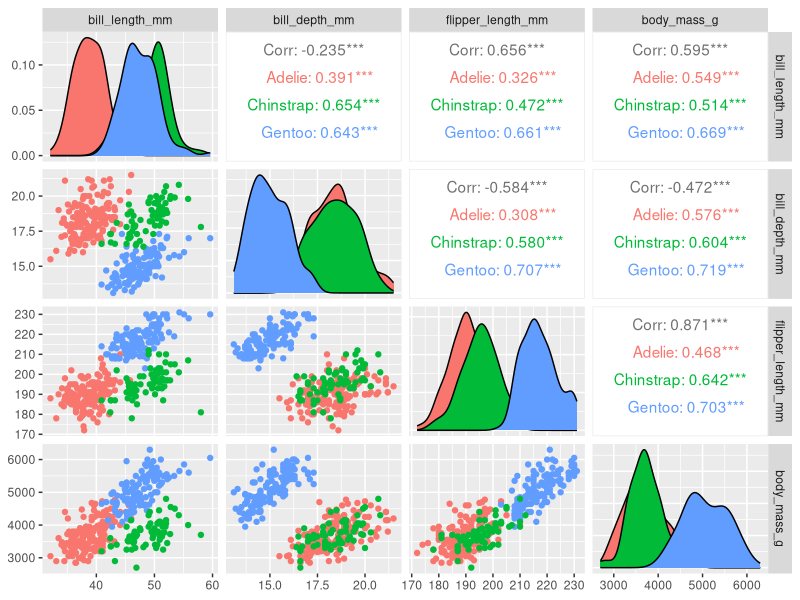
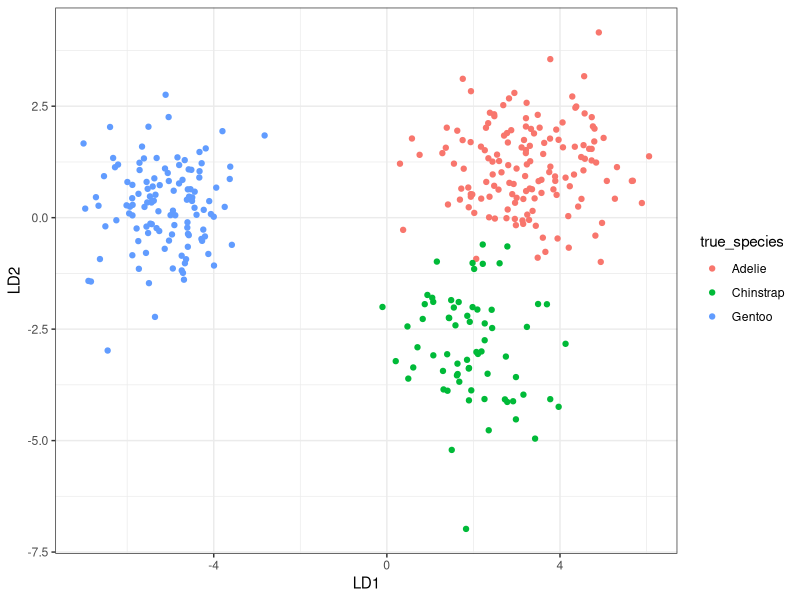
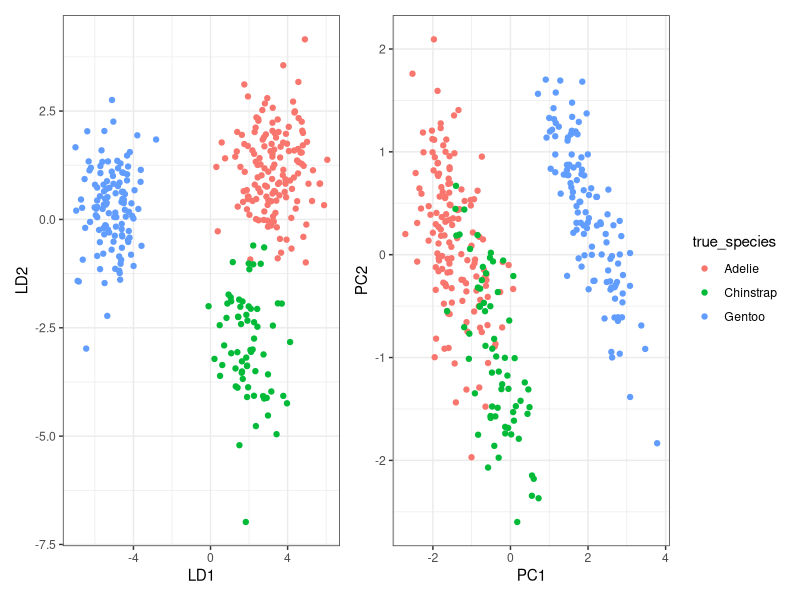
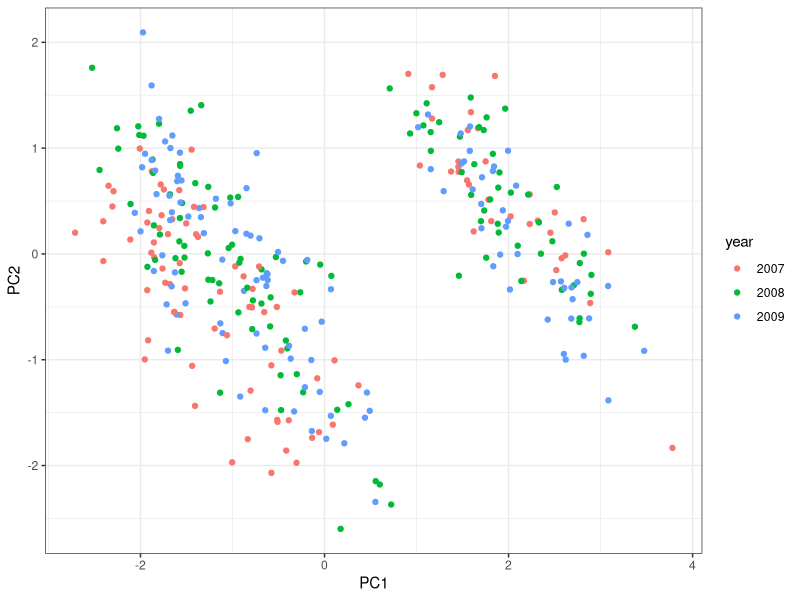
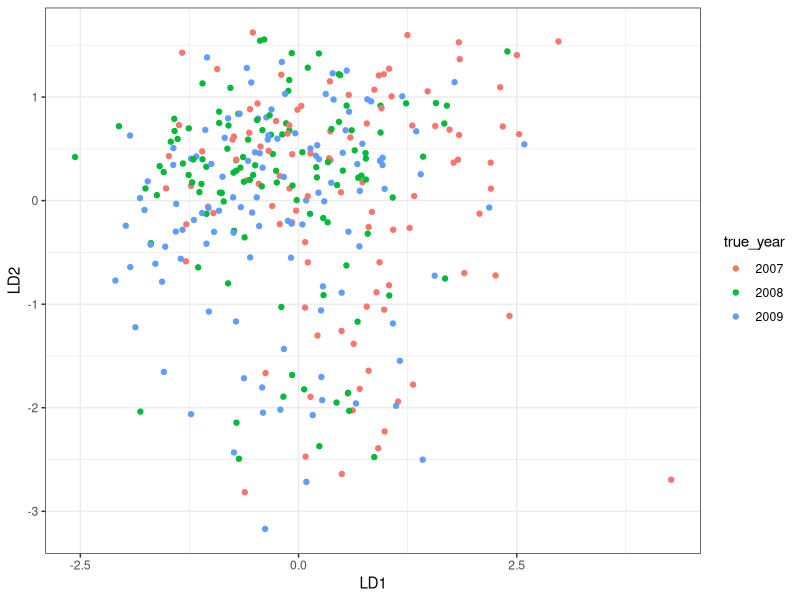
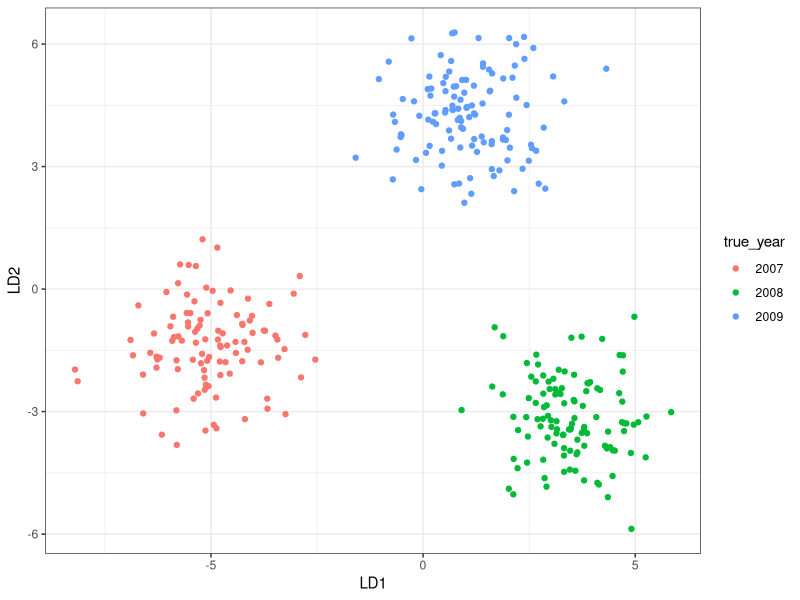
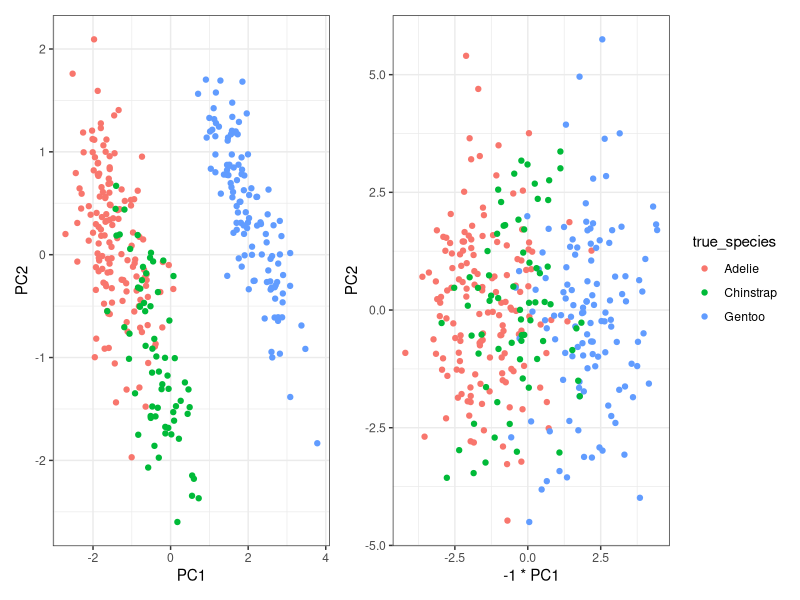

Source code (R) for these figures, in order:
## ---- chunk 1
knitr::opts_chunk$set(echo = TRUE)
## ---- chunk 2
library(tidyverse)
library(palmerpenguins)
library(GGally)
library(MASS)
library(patchwork)
## ---- chunk 3
glimpse(penguins)
summary(penguins)
## ---- chunk 4
penguins %>%
  group_by(species, island, year) %>%
  summarise(count = n(), .groups = "drop") %>%
  pivot_wider(names_from = c("species"), 
              values_from = "count")
## ---- chunk 5
penguins %>%
  group_by(species, sex) %>%
  summarise(count = n(), .groups = "drop")
## ---- chunk 6
penguins %>%
  dplyr::select(species, bill_length_mm:body_mass_g) %>%
ggpairs(aes(col = species), columns = 2:5)
## ---- chunk 7
my_dat <- penguins %>%
  mutate(year = factor(year)) %>%
  mutate(across(where(is.numeric), scale)) %>%
  na.omit()
## ---- chunk 8
lda1 <- lda(species ~ bill_length_mm + 
                      bill_depth_mm + 
                      flipper_length_mm + 
                      body_mass_g, 
              data = my_dat)
## ---- chunk 9
glimpse(lda1)
## ---- chunk 10
lda1$scaling
## ---- chunk 11
lda1_output <- predict(lda1)$x %>%
            as_tibble() %>%
            mutate(pred_species = predict(lda1)$class,
                   true_species = my_dat$species)
## ---- chunk 12
with(lda1_output,table(pred_species, true_species))
## ---- chunk 13
plot_lda1 <- lda1_output %>%
  ggplot(aes(LD1, LD2, col = true_species)) +
  geom_point()+
  theme_bw()

plot_lda1
## ---- chunk 14
pca1_dat <- my_dat %>%
  dplyr::select(bill_length_mm:body_mass_g)

pca1 <- prcomp(pca1_dat, scale = TRUE)

pca1_scores <- pca1$x %>%
  as_tibble() %>%
  mutate(true_species = my_dat$species)
## ---- chunk 15
plot_pca1 <- pca1_scores %>%
  ggplot(aes(PC1, PC2, colour = true_species))+
  geom_point()+
  theme_bw()
## ---- chunk 16
plot_both <- plot_lda1 + plot_pca1
plot_both + plot_layout(guides = "collect")
## ---- chunk 17
pca1_scores %>%
  mutate(year = my_dat$year) %>%
  ggplot(aes(PC1, PC2, col=year))+
  geom_point() +
  theme_bw()
## ---- chunk 18
Noise <- matrix(rnorm(333000),333,1000) %>%
          as_tibble()

my_dat2 <- bind_cols(my_dat, Noise)
## ---- chunk 19
lda1_year <- lda(year ~ ., data = my_dat %>% dplyr::select(-c(species,island,sex)))
## ---- chunk 20
lda1_year_output <- predict(lda1_year)$x %>%
            as_tibble() %>%
            mutate(true_year = factor(my_dat2$year))
## ---- chunk 21
lda1_year_output %>%
  ggplot(aes(LD1, LD2, col=true_year))+
  geom_point()+
  theme_bw()
## ---- chunk 22
lda2_year <- lda(year ~ ., data = my_dat2 %>% dplyr::select(year,V1:V300))
## ---- chunk 23
lda2_year_output <- predict(lda2_year)$x %>%
            as_tibble() %>%
            mutate(true_year = my_dat$year,
                   pred_year = predict(lda2_year)$class)
## ---- chunk 24
lda2_year_output %>%
  ggplot(aes(LD1, LD2, col=true_year))+
  geom_point()+
  theme_bw()
## ---- chunk 25
with(lda2_year_output,table(pred_year, true_year))
## ---- chunk 26
pca3_dat <- my_dat2 %>%
  dplyr::select(bill_length_mm:body_mass_g, V1:V200) 

pca3 <- prcomp(pca3_dat, scale = TRUE)

summary(pca3)$importance[,1:10]
## ---- chunk 27
plot_noisy <- pca3$x %>% as_tibble() %>%
           mutate(true_species = my_dat$species) %>%
  ggplot(aes(-1*PC1, PC2, colour = true_species))+
  geom_point()+
  theme_bw()

plot_pca1 + plot_noisy + plot_layout(guides = "collect")
